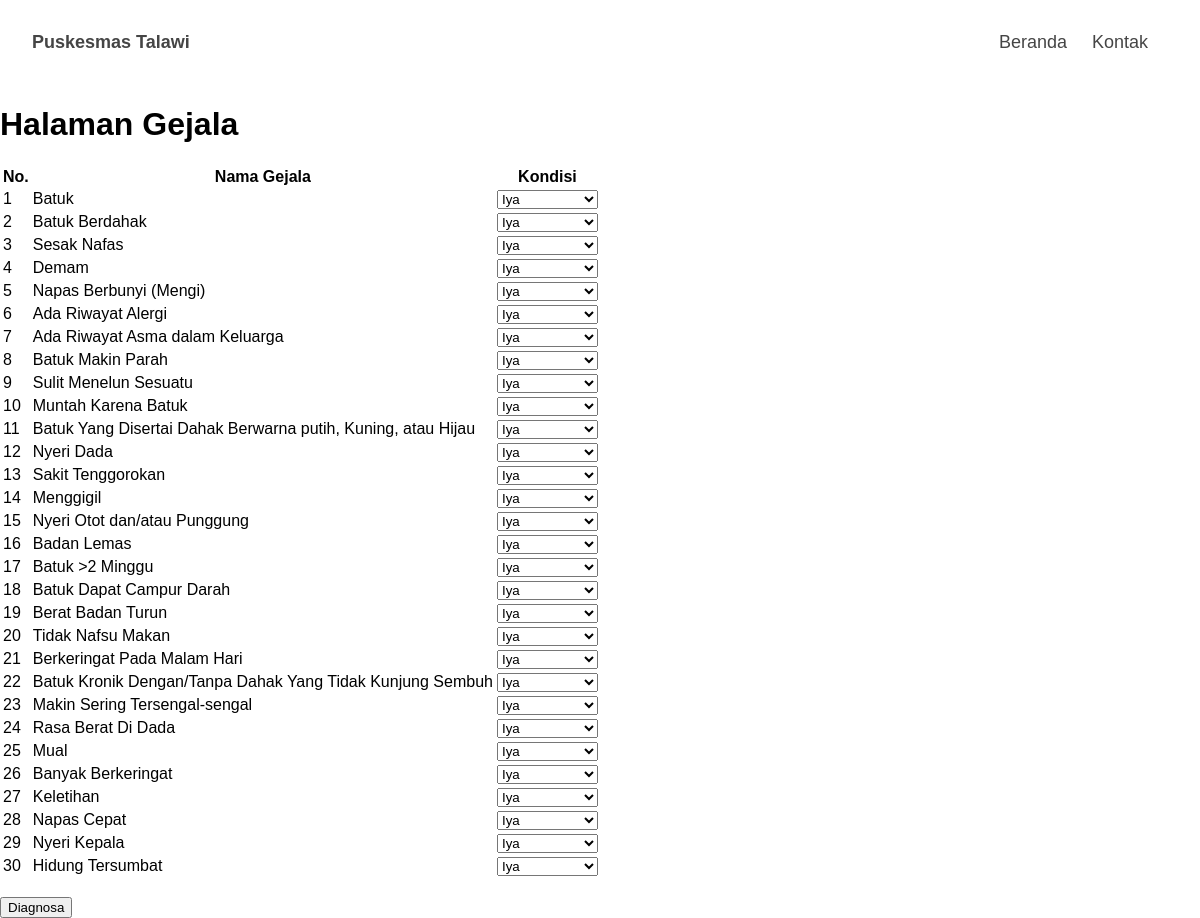
/diagnosa.php, run on the app's committed database.
### tables this page shows
CREATE TABLE gejala (
  gejala_id INT NOT NULL AUTO_INCREMENT,
  gejala_nama VARCHAR(200) NOT NULL,
  PRIMARY KEY (gejala_id)
);

### diagnosa.php (the view, shortened to what this page needs)
<?php
require_once 'koneksi.php';
$sql_gejala = "SELECT * FROM gejala";
$result_gejala = mysqli_query($conn, $sql_gejala);
$sql_kondisi = "SELECT * FROM kondisi";
$result_kondisi = mysqli_query($conn, $sql_kondisi);
?>
 <!DOCTYPE html>
<html>
<head>
    <link rel="stylesheet" type="text/css" href="assets/css/style.css">
</head>
<body>
<header>
            <nav>
                <a href="index.php"> <b> Puskesmas Talawi</b> </a>
                <ul>
                    <li> <a href="index.php"> Beranda </a></li>
                    <li> <a href="#kontak"> Kontak</a></li>
                </ul>
            </nav>
        </header>
    <h1>Halaman Gejala</h1>
    <form method="post">
        <table>
            <tr>
                <th>No.</th>
                <th>Nama Gejala</th>
                <th>Kondisi</th>
            </tr>
            <?php $no = 1; ?>
            <?php while ($row_gejala = mysqli_fetch_assoc($result_gejala)) : ?>
                <tr>
                    <td><?php echo $no; ?></td>
                    <td><?php echo $row_gejala['gejala_nama']; ?></td>
                    <td>
                        <select name="kondisi_<?php echo $row_gejala['gejala_id']; ?>">
                            <?php while ($row_kondisi = mysqli_fetch_assoc($result_kondisi)) : ?>
                                <option value="<?php echo $row_kondisi['kondisi_nilai_cf']; ?>"><?php echo $row_kondisi['kondisi_nama']; ?></option>
                            <?php endwhile; ?>
                            <?php mysqli_data_seek($result_kondisi, 0); ?>
                        </select>
                    </td>
                </tr>
                <?php $no++; ?>
            <?php endwhile; ?>
        </table>
        <br>
        <input type="submit" name="diagnosa" value="Diagnosa">
    </form>
</body>
</html>

### assets/css/style.css (style rules this page uses)
body { font-family: 'tahoma', sans-serif; margin: 0; padding: 0; background-color: #fff !important; }
* { box-sizing: border-box; }
header { display: inline; }
nav { display: flex; justify-content: space-between; align-items: center; padding: 1rem 2rem; background-color: #fff; position: sticky; top: 0; }
nav a { font-size: 18px; font-weight: 400; text-decoration: none; color: #454545; }
nav li { display: inline; list-style-type: none; margin-right: 20px; }

### data on the page
gejala: gejala_nama "Batuk"
gejala: gejala_nama "Batuk Berdahak"
gejala: gejala_nama "Sesak Nafas"
gejala: gejala_nama "Demam"
gejala: gejala_nama "Napas Berbunyi (Mengi)"
gejala: gejala_nama "Ada Riwayat Alergi"
gejala: gejala_nama "Ada Riwayat Asma dalam Keluarga"
gejala: gejala_nama "Batuk Makin Parah"
gejala: gejala_nama "Sulit Menelun Sesuatu"
gejala: gejala_nama "Muntah Karena Batuk"
gejala: gejala_nama "Batuk Yang Disertai Dahak Berwarna putih, Kuning, atau Hijau"
gejala: gejala_nama "Nyeri Dada"
gejala: gejala_nama "Sakit Tenggorokan"
gejala: gejala_nama "Menggigil"
gejala: gejala_nama "Nyeri Otot dan/atau Punggung"
gejala: gejala_nama "Badan Lemas"
gejala: gejala_nama "Batuk >2 Minggu"
gejala: gejala_nama "Batuk Dapat Campur Darah"
gejala: gejala_nama "Berat Badan Turun"
gejala: gejala_nama "Tidak Nafsu Makan"
gejala: gejala_nama "Berkeringat Pada Malam Hari"
gejala: gejala_nama "Batuk Kronik Dengan/Tanpa Dahak Yang Tidak Kunjung Sembuh"
gejala: gejala_nama "Makin Sering Tersengal-sengal"
gejala: gejala_nama "Rasa Berat Di Dada"
gejala: gejala_nama "Mual"
gejala: gejala_nama "Banyak Berkeringat"
gejala: gejala_nama "Keletihan"
gejala: gejala_nama "Napas Cepat"
gejala: gejala_nama "Nyeri Kepala"
gejala: gejala_nama "Hidung Tersumbat"

### other printed values
form field kondisi_1 "Iya"
form field kondisi_2 "Iya"
form field kondisi_3 "Iya"
form field kondisi_4 "Iya"
form field kondisi_5 "Iya"
form field kondisi_6 "Iya"
form field kondisi_7 "Iya"
form field kondisi_8 "Iya"
form field kondisi_9 "Iya"
form field kondisi_10 "Iya"
form field kondisi_11 "Iya"
form field kondisi_12 "Iya"
form field kondisi_13 "Iya"
form field kondisi_14 "Iya"
form field kondisi_15 "Iya"
